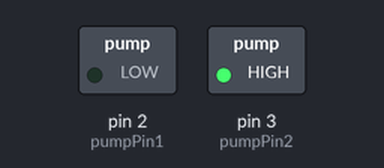
This sketch was run on a simulated Arduino Uno, built with avr-gcc and run on an emulated ATmega328P. On the bench: switched loads named in the sketch (green lamp = pin HIGH).

Above: at 7.5 s.
At 20.0 s:
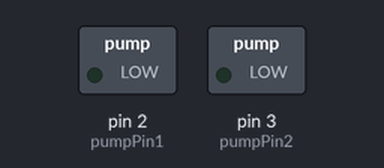
Timing chart, 0 to 32.5 s (numbered marks = the images above):
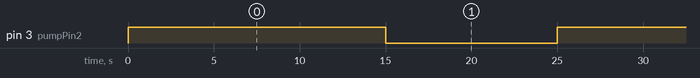

Measured:
- by itself, pin 3 (pumpPin2): alternates HIGH for 15.0 s and LOW for 10.0 s

The sketch:

sketch_oct18b.ino
```cpp
int pumpPin1=2;
int pumpPin2=3;

void setup() {
pinMode(pumpPin1,OUTPUT);
pinMode(pumpPin2,OUTPUT);

}

void loop() {
  // put your main code here, to run repeatedly:
digitalWrite(pumpPin1, LOW);
digitalWrite(pumpPin2, HIGH);
delay(15000);
digitalWrite(pumpPin1, LOW);
digitalWrite(pumpPin2, LOW);
delay(10000);


}
```
